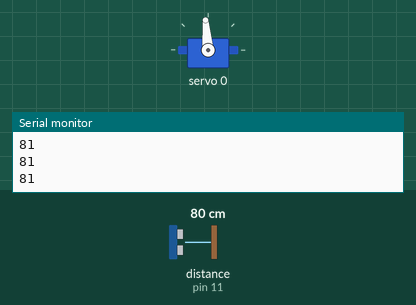
A sketch run on a simulated Arduino Uno, built with avr-gcc and run on an emulated ATmega328P. Shown: servo, the last lines printed to the serial monitor. The inputs (shaded band) are chosen by the test bench; at power-on: distance to the obstacle (sensor on pin 11) 80 cm. The echo pulse lasts 58.3 µs per cm.

Above: at 1.2 s.
1.3 s: distance to the obstacle (sensor on pin 11) set to 45 cm
3.1 s: distance to the obstacle (sensor on pin 11) set to 36 cm
At 4.5 s:
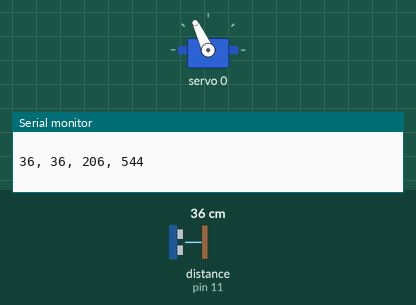
6.1 s: distance to the obstacle (sensor on pin 11) set to 4 cm
9.1 s: distance to the obstacle (sensor on pin 11) set to 18 cm
At 10.6 s:
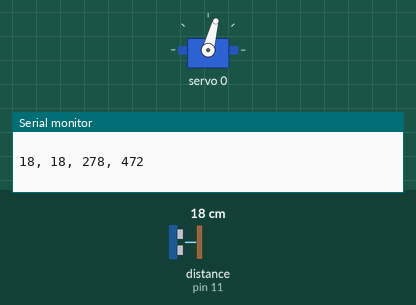
12.1 s: distance to the obstacle (sensor on pin 11) set to 35 cm
15.1 s: distance to the obstacle (sensor on pin 11) set to 60 cm
Timing chart, 0 to 17.9 s (numbered marks = the images above; inputs shaded):
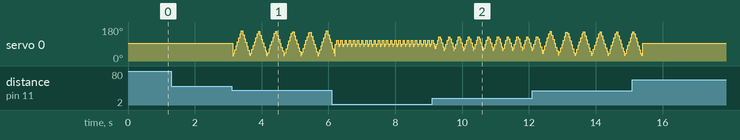

Measured:
- the behaviour switches between 41 and 40 cm on distance to the obstacle (sensor on pin 11) (found by bisection; images 0 and 1)

The sketch:

AdaServoRange2.ino
```cpp
#include <NewPing.h>
#define TRIGGER_PIN  12  // Arduino pin tied to trigger pin on the ultrasonic sensor.
#define ECHO_PIN     11  // Arduino pin tied to echo pin on the ultrasonic sensor.
#define MAX_DISTANCE 200 // Maximum distance we want to ping for (in centimeters). Maximum sensor distance is rated at 400-500cm.
NewPing sonar(TRIGGER_PIN, ECHO_PIN, MAX_DISTANCE); // NewPing setup of pins and maximum distance.

#include <Wire.h>
#include <Adafruit_PWMServoDriver.h>

// called this way, it uses the default address 0x40
Adafruit_PWMServoDriver pwm = Adafruit_PWMServoDriver();
// you can also call it with a different address you want
//Adafruit_PWMServoDriver pwm = Adafruit_PWMServoDriver(0x41);

#define SERVOMIN  150 // this is the 'minimum' pulse length count (out of 4096)
#define SERVOCEN  375
#define SERVOMAX  600 // this is the 'maximum' pulse length count (out of 4096)

// our servo # counter
uint8_t servonum = 0;

void setup() {
  Serial.begin(9600);
  //Serial.println("16 channel Servo test!");

  pwm.begin();

  pwm.setPWMFreq(60);  // Analog servos run at ~60 Hz updates
}


// you can use this function if you'd like to set the pulse length in seconds
// e.g. setServoPulse(0, 0.001) is a ~1 millisecond pulse width. its not precise!
void setServoPulse(uint8_t n, double pulse) {
  double pulselength;
  pulselength = 1000000;   // 1,000,000 us per second
  pulselength /= 60;   // 60 Hz
  //Serial.print(pulselength); Serial.println(" us per period");
  pulselength /= 4096;  // 12 bits of resolution
  //Serial.print(pulselength); Serial.println(" us per bit");
  pulse *= 1000;
  pulse /= pulselength;
  //Serial.println(pulse);
  pwm.setPWM(n, 0, pulse);
}

void loop() {
   unsigned int uS = sonar.ping();
   unsigned int cm = uS / US_ROUNDTRIP_CM;
   // Serial.println(cm);

   /*
   if (cm > 0 && cm < 20) {
     pwm.setPWM(servonum, 0, SERVOCEN);
     delay(500);
     return;
   }
   */

#define MAX_MOVE_CM 40

  uint16_t myMin = SERVOMIN;
  uint16_t myMax = SERVOMAX;
  uint16_t myLimit = 50;
  uint16_t myCm = cm;

  if (myCm > MAX_MOVE_CM  || cm == 0) {
    delay(50);
    uint16_t pulselen = SERVOCEN;
    pwm.setPWM(servonum, 0, pulselen);
    Serial.println(cm);
    return;
  }

  if (cm < myLimit) {
    myMin = myMin + 4*myLimit - 4*myCm;
    myMax = myMax - 4*myLimit + 4*myCm;
  }

  Serial.print(cm); Serial.print(", ");
  Serial.print(myCm); Serial.print(", ");
  Serial.print(myMin);  Serial.print(", ");
  Serial.println(myMax);
  Serial.println(" ");

  for (uint16_t pulselen = myMin; pulselen < myMax; pulselen++) {
    pwm.setPWM(servonum, 0, pulselen);
  }

  for (uint16_t pulselen = myMax; pulselen > myMin; pulselen--) {
    pwm.setPWM(servonum, 0, pulselen);
  }

}
```
